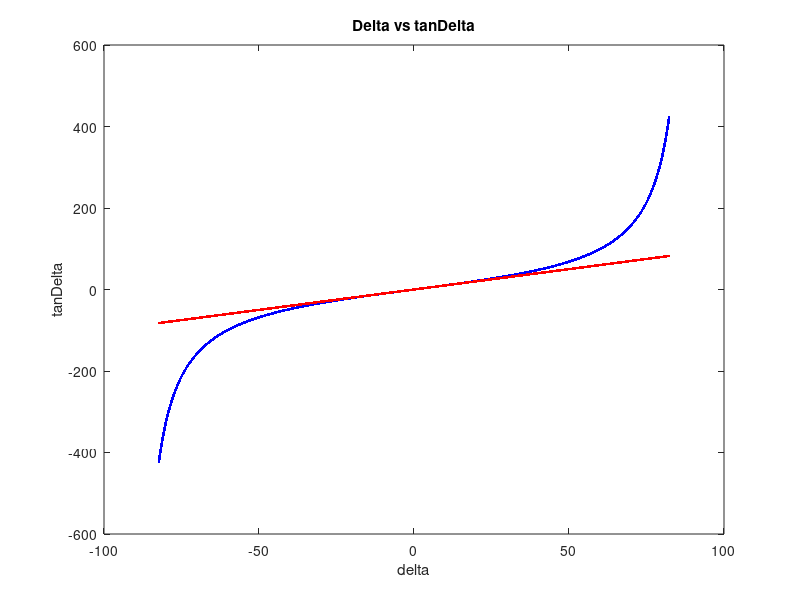
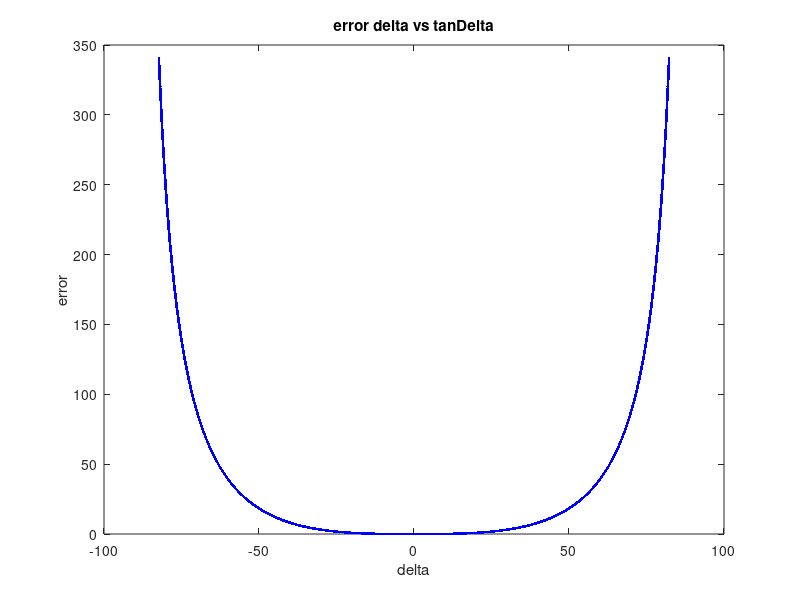

Write the MATLAB code that produced these figures, in order.
%2019/02/27

delta_steering = -1300:0.1:1300;
L = 2.7;
R = L:1:50;
sr = 15.8;


%Wheel angle
delta_s = delta_steering * 1/sr; 


% tanDelta = rad2deg(tand(delta_s));  % El valor que devuelve  tand es en
                                      % radianes
                                      
tanDelta = rad2deg(tan(deg2rad(delta_s)));

figure(1);
plot(delta_s, tanDelta,'b.-');
hold on;
plot(delta_s,delta_s,'r.-');
hold off;
title('Delta vs tanDelta');
ylabel('tanDelta');
xlabel('delta');

figure(2);
plot(delta_s, abs(delta_s - tanDelta),'b.-');
title('error delta vs tanDelta');
ylabel('error');
xlabel('delta');



